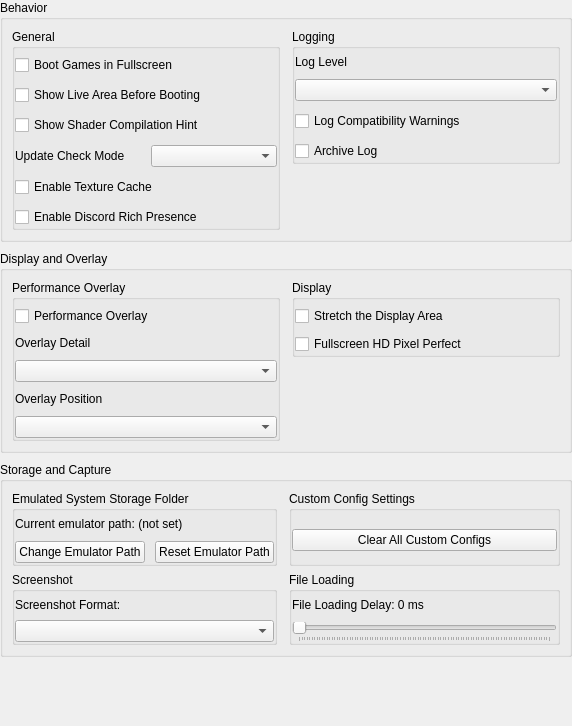
           <widget class="QWidget" name="emulator_scroll_contents">
            <property name="geometry">
             <rect>
              <x>0</x>
              <y>0</y>
              <width>572</width>
              <height>726</height>
             </rect>
            </property>
            <layout class="QVBoxLayout" name="emulator_tab_content_layout">
             <property name="spacing">
              <number>9</number>
             </property>
             <property name="leftMargin">
              <number>0</number>
             </property>
             <property name="topMargin">
              <number>0</number>
             </property>
             <property name="rightMargin">
              <number>0</number>
             </property>
             <property name="bottomMargin">
              <number>0</number>
             </property>
             <item>
              <widget class="QGroupBox" name="gb_emulator_behavior_section">
               <property name="title">
                <string>Behavior</string>
               </property>
               <layout class="QHBoxLayout" name="gb_emulator_behavior_section_layout">
                <property name="spacing">
                 <number>12</number>
                </property>
                <item alignment="Qt::AlignmentFlag::AlignTop">
                 <widget class="QGroupBox" name="gb_emu_general">
                  <property name="title">
                   <string>General</string>
                  </property>
                  <property name="flat">
                   <bool>true</bool>
                  </property>
                  <layout class="QVBoxLayout" name="gb_emu_general_layout">
                   <property name="spacing">
                    <number>10</number>
                   </property>
                   <property name="leftMargin">
                    <number>0</number>
                   </property>
                   <property name="topMargin">
                    <number>6</number>
                   </property>
                   <property name="rightMargin">
                    <number>0</number>
                   </property>
                   <property name="bottomMargin">
                    <number>0</number>
                   </property>
                   <item>
                    <widget class="QCheckBox" name="boot_apps_fullscreen">
                     <property name="text">
                      <string>Boot Games in Fullscreen</string>
                     </property>
                    </widget>
                   </item>
                   <item>
                    <widget class="QCheckBox" name="show_live_area_screen">
                     <property name="text">
                      <string>Show Live Area Before Booting</string>
                     </property>
                    </widget>
                   </item>
                   <item>
                    <widget class="QCheckBox" name="show_compile_shaders">
                     <property name="text">
                      <string>Show Shader Compilation Hint</string>
                     </property>
                    </widget>
                   </item>
                   <item>
                    <layout class="QHBoxLayout" name="check_for_updates_mode_layout">
                     <item>
                      <widget class="QLabel" name="label_check_for_updates_mode">
                       <property name="text">
                        <string>Update Check Mode</string>
                       </property>
                      </widget>
                     </item>
                     <item>
                      <widget class="QComboBox" name="check_for_updates_mode"/>
                     </item>
                    </layout>
                   </item>
                   <item>
                    <widget class="QCheckBox" name="texture_cache">
                     <property name="text">
                      <string>Enable Texture Cache</string>
                     </property>
                    </widget>
                   </item>
                   <item>
                    <widget class="QCheckBox" name="discord_rich_presence">
                     <property name="text">
                      <string>Enable Discord Rich Presence</string>
                     </property>
                    </widget>
                   </item>
                  </layout>
                 </widget>
                </item>
                <item alignment="Qt::AlignmentFlag::AlignTop">
                 <widget class="QGroupBox" name="gb_emu_logging">
                  <property name="title">
                   <string>Logging</string>
                  </property>
                  <property name="flat">
                   <bool>true</bool>
                  </property>
                  <layout class="QVBoxLayout" name="gb_emu_logging_layout">
                   <property name="spacing">
                    <number>10</number>
                   </property>
                   <property name="leftMargin">
                    <number>0</number>
                   </property>
                   <property name="topMargin">
                    <number>6</number>
                   </property>
                   <property name="rightMargin">
                    <number>0</number>
                   </property>
                   <property name="bottomMargin">
                    <number>0</number>
                   </property>
                   <item>
                    <widget class="QLabel" name="label_log_level">
                     <property name="text">
                      <string>Log Level</string>
                     </property>
                    </widget>
                   </item>
                   <item>
                    <widget class="QComboBox" name="log_level_box"/>
                   </item>
                   <item>
                    <widget class="QCheckBox" name="log_compat_warn">
                     <property name="text">
                      <string>Log Compatibility Warnings</string>
                     </property>
                    </widget>
                   </item>
                   <item>
                    <widget class="QCheckBox" name="archive_log">
                     <property name="text">
                      <string>Archive Log</string>
                     </property>
                    </widget>
                   </item>
                  </layout>
                 </widget>
                </item>
               </layout>
              </widget>
             </item>
             <item>
              <widget class="QGroupBox" name="gb_emulator_overlay_section">
               <property name="title">
                <string>Display and Overlay</string>
               </property>
               <layout class="QHBoxLayout" name="gb_emulator_overlay_section_layout">
                <property name="spacing">
                 <number>12</number>
                </property>
                <item alignment="Qt::AlignmentFlag::AlignTop">
                 <widget class="QGroupBox" name="gb_performance_overlay">
                  <property name="title">
                   <string>Performance Overlay</string>
                  </property>
                  <property name="flat">
                   <bool>true</bool>
                  </property>
                  <layout class="QVBoxLayout" name="gb_performance_overlay_layout">
                   <property name="spacing">
                    <number>10</number>
                   </property>
                   <property name="leftMargin">
                    <number>0</number>
                   </property>
                   <property name="topMargin">
                    <number>6</number>
                   </property>
                   <property name="rightMargin">
                    <number>0</number>
                   </property>
                   <property name="bottomMargin">
                    <number>0</number>
                   </property>
                   <item>
                    <widget class="QCheckBox" name="perf_overlay_enabled">
                     <property name="text">
                      <string>Performance Overlay</string>
                     </property>
                    </widget>
                   </item>
                   <item>
                    <layout class="QVBoxLayout" name="layout_perf_overlay_detail">
                     <property name="leftMargin">
                      <number>0</number>
                     </property>
                     <property name="topMargin">
                      <number>0</number>
                     </property>
                     <property name="rightMargin">
                      <number>0</number>
                     </property>
                     <property name="bottomMargin">
                      <number>0</number>
                     </property>
                     <item>
                      <widget class="QLabel" name="label_perf_detail">
                       <property name="text">
                        <string>Overlay Detail</string>
                       </property>
                      </widget>
                     </item>
                     <item>
                      <widget class="QComboBox" name="perf_overlay_detail_box"/>
                     </item>
                    </layout>
                   </item>
                   <item>
                    <layout class="QVBoxLayout" name="layout_perf_overlay_position">
                     <property name="leftMargin">
                      <number>0</number>
                     </property>
                     <property name="topMargin">
                      <number>0</number>
                     </property>
                     <property name="rightMargin">
                      <number>0</number>
                     </property>
                     <property name="bottomMargin">
                      <number>0</number>
                     </property>
                     <item>
                      <widget class="QLabel" name="label_perf_position">
                       <property name="text">
                        <string>Overlay Position</string>
                       </property>
                      </widget>
                     </item>
                     <item>
                      <widget class="QComboBox" name="perf_overlay_position_box"/>
                     </item>
                    </layout>
                   </item>
                  </layout>
                 </widget>
                </item>
                <item alignment="Qt::AlignmentFlag::AlignTop">
                 <widget class="QGroupBox" name="gb_display">
                  <property name="title">
                   <string>Display</string>
                  </property>
                  <property name="flat">
                   <bool>true</bool>
                  </property>
                  <layout class="QVBoxLayout" name="gb_display_layout">
                   <property name="spacing">
                    <number>8</number>
                   </property>
                   <property name="leftMargin">
                    <number>0</number>
                   </property>
                   <property name="topMargin">
                    <number>6</number>
                   </property>
                   <property name="rightMargin">
                    <number>0</number>
                   </property>
                   <property name="bottomMargin">
                    <number>0</number>
                   </property>
                   <item>
                    <widget class="QCheckBox" name="stretch_the_display_area">
                     <property name="text">
                      <string>Stretch the Display Area</string>
                     </property>
                    </widget>
                   </item>
                   <item>
                    <widget class="QCheckBox" name="fullscreen_hd_res_pixel_perfect">
                     <property name="text">
                      <string>Fullscreen HD Pixel Perfect</string>
                     </property>
                    </widget>
                   </item>
                  </layout>
                 </widget>
                </item>
               </layout>
              </widget>
             </item>
             <item>
              <widget class="QGroupBox" name="gb_emulator_storage_section">
               <property name="title">
                <string>Storage and Capture</string>
               </property>
               <layout class="QGridLayout" name="gb_emulator_storage_section_layout">
                <property name="horizontalSpacing">
                 <number>12</number>
                </property>
                <property name="verticalSpacing">
                 <number>6</number>
                </property>
                <item row="0" column="0">
                 <widget class="QGroupBox" name="gb_storage">
                  <property name="title">
                   <string>Emulated System Storage Folder</string>
                  </property>
                  <property name="flat">
                   <bool>true</bool>
                  </property>
                  <layout class="QVBoxLayout" name="gb_storage_layout">
                   <property name="spacing">
                    <number>10</number>
                   </property>
                   <property name="leftMargin">
                    <number>0</number>
                   </property>
                   <property name="topMargin">
                    <number>6</number>
                   </property>
                   <property name="rightMargin">
                    <number>0</number>
                   </property>
                   <property name="bottomMargin">
                    <number>0</number>
                   </property>
                   <item>
                    <widget class="QLabel" name="current_emu_path">
                     <property name="text">
                      <string>Current emulator path: (not set)</string>
                     </property>
                     <property name="wordWrap">
                      <bool>true</bool>
                     </property>
                    </widget>
                   </item>
                   <item>
                    <layout class="QHBoxLayout" name="emu_path_buttons">
                     <item>
                      <widget class="QPushButton" name="change_emu_path">
                       <property name="text">
                        <string>Change Emulator Path</string>
                       </property>
                      </widget>
                     </item>
                     <item>
                      <widget class="QPushButton" name="reset_emu_path">
                       <property name="text">
                        <string>Reset Emulator Path</string>
                       </property>
                      </widget>
                     </item>
                    </layout>
                   </item>
                  </layout>
                 </widget>
                </item>
                <item row="0" column="1">
                 <widget class="QGroupBox" name="gb_custom_config">
                  <property name="title">
                   <string>Custom Config Settings</string>
                  </property>
                  <property name="flat">
                   <bool>true</bool>
                  </property>
                  <layout class="QVBoxLayout" name="gb_custom_config_layout">
                   <property name="leftMargin">
                    <number>0</number>
                   </property>
                   <property name="topMargin">
                    <number>6</number>
                   </property>
                   <property name="rightMargin">
                    <number>0</number>
                   </property>
                   <property name="bottomMargin">
                    <number>0</number>
                   </property>
                   <item>
                    <widget class="QPushButton" name="clear_custom_config">
                     <property name="text">
                      <string>Clear All Custom Configs</string>
                     </property>
                    </widget>
                   </item>
                  </layout>
                 </widget>
                </item>
                <item row="1" column="0">
                 <widget class="QGroupBox" name="gb_screenshot">
                  <property name="title">
                   <string>Screenshot</string>
                  </property>
                  <property name="flat">
                   <bool>true</bool>
                  </property>
                  <layout class="QVBoxLayout" name="gb_screenshot_layout">
                   <property name="spacing">
                    <number>8</number>
                   </property>
                   <property name="leftMargin">
                    <number>0</number>
                   </property>
                   <property name="topMargin">
                    <number>6</number>
                   </property>
                   <property name="rightMargin">
                    <number>0</number>
                   </property>
                   <property name="bottomMargin">
                    <number>0</number>
                   </property>
                   <item>
                    <widget class="QLabel" name="label_screenshot_format">
                     <property name="text">
                      <string>Screenshot Format:</string>
                     </property>
                    </widget>
                   </item>
                   <item>
                    <widget class="QComboBox" name="screenshot_format"/>
                   </item>
                  </layout>
                 </widget>
                </item>
                <item row="1" column="1">
                 <widget class="QGroupBox" name="gb_file_loading_delay">
                  <property name="title">
                   <string>File Loading</string>
                  </property>
                  <property name="flat">
                   <bool>true</bool>
                  </property>
                  <layout class="QVBoxLayout" name="gb_file_loading_delay_layout">
                   <property name="spacing">
                    <number>10</number>
                   </property>
                   <property name="leftMargin">
                    <number>0</number>
                   </property>
                   <property name="topMargin">
                    <number>6</number>
                   </property>
                   <property name="rightMargin">
                    <number>0</number>
                   </property>
                   <property name="bottomMargin">
                    <number>0</number>
                   </property>
                   <item>
                    <widget class="QLabel" name="file_loading_delay_label">
                     <property name="text">
                      <string>File Loading Delay: 0 ms</string>
                     </property>
                    </widget>
                   </item>
                   <item>
                    <widget class="QSlider" name="file_loading_delay">
                     <property name="orientation">
                      <enum>Qt::Orientation::Horizontal</enum>
                     </property>
                     <property name="tickPosition">
                      <enum>QSlider::TickPosition::TicksBelow</enum>
                     </property>
                    </widget>
                   </item>
                  </layout>
                 </widget>
                </item>
               </layout>
              </widget>
             </item>
             <item>
              <spacer name="emulator_tab_content_spacer">
               <property name="orientation">
                <enum>Qt::Orientation::Vertical</enum>
               </property>
               <property name="sizeHint" stdset="0">
                <size>
                 <width>20</width>
                 <height>40</height>
                </size>
               </property>
              </spacer>
             </item>
            </layout>
           </widget>
